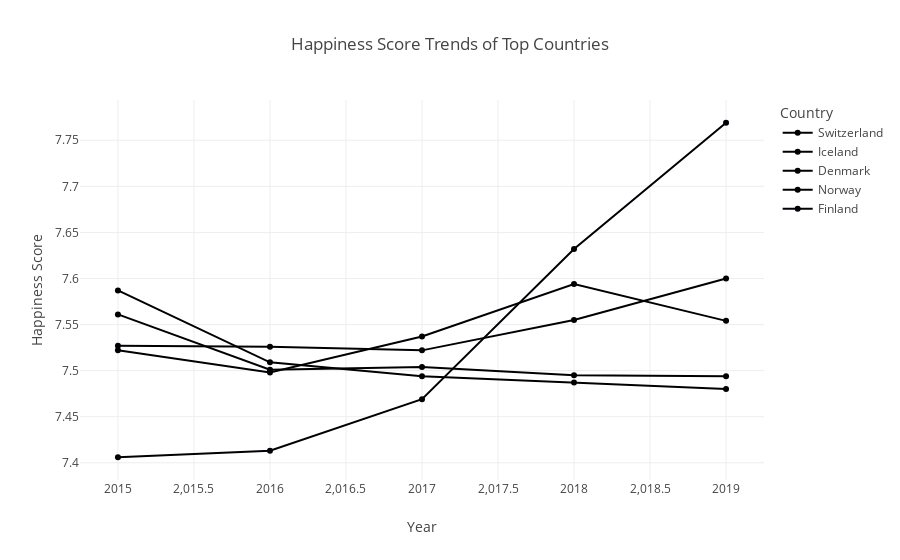

The notebook cell this image was saved under:
### Code cell
import plotly.express as px

# Group by 'Country' and calculate the average Happiness Score
country_avg_happiness = combined_data.groupby('Country')['Happiness Score'].mean()

# Sort countries by Happiness Score in descending order and get the top 5
top_countries = country_avg_happiness.sort_values(ascending=False).head(5).index.tolist()

# Filter the data for the top countries
filtered_data = combined_data[combined_data['Country'].isin(top_countries)]

# Use .loc to safely modify the columns
filtered_data.loc[:, 'Year'] = pd.to_numeric(filtered_data['Year'], errors='coerce')
filtered_data.loc[:, 'Happiness Score'] = pd.to_numeric(filtered_data['Happiness Score'], errors='coerce')

# Remove rows with missing values
filtered_data = filtered_data.dropna(subset=['Year', 'Happiness Score'])

# Plot Happiness Score trends for the top countries
fig = px.line(filtered_data, x='Year', y='Happiness Score', color='Country', markers=True,
              title='Happiness Score Trends of Top Countries')

# Show the plot
fig.show()

### Figure 1 — Plotly figure (JSON) as saved in the notebook; plotly's stock layout.template omitted (floating-point values rounded to 4 significant figures)
{"data": [{"hovertemplate": "Country=Switzerland<br>Year=%{x}<br>Happiness Score=%{y}<extra></extra>", "legendgroup": "Switzerland", "line": {"color": "#000001", "dash": "solid"}, "marker": {"symbol": "circle"}, "mode": "lines+markers", "name": "Switzerland", "orientation": "v", "showlegend": true, "type": "scatter", "x": [2015, 2016, 2017, 2018, 2019], "xaxis": "x", "y": [7.587, 7.509, 7.494, 7.487, 7.48], "yaxis": "y"}, {"hovertemplate": "Country=Iceland<br>Year=%{x}<br>Happiness Score=%{y}<extra></extra>", "legendgroup": "Iceland", "line": {"color": "#000002", "dash": "solid"}, "marker": {"symbol": "circle"}, "mode": "lines+markers", "name": "Iceland", "orientation": "v", "showlegend": true, "type": "scatter", "x": [2015, 2016, 2017, 2018, 2019], "xaxis": "x", "y": [7.561, 7.501, 7.504, 7.495, 7.494], "yaxis": "y"}, {"hovertemplate": "Country=Denmark<br>Year=%{x}<br>Happiness Score=%{y}<extra></extra>", "legendgroup": "Denmark", "line": {"color": "#000003", "dash": "solid"}, "marker": {"symbol": "circle"}, "mode": "lines+markers", "name": "Denmark", "orientation": "v", "showlegend": true, "type": "scatter", "x": [2015, 2016, 2017, 2018, 2019], "xaxis": "x", "y": [7.527, 7.526, 7.522, 7.555, 7.6], "yaxis": "y"}, {"hovertemplate": "Country=Norway<br>Year=%{x}<br>Happiness Score=%{y}<extra></extra>", "legendgroup": "Norway", "line": {"color": "#000004", "dash": "solid"}, "marker": {"symbol": "circle"}, "mode": "lines+markers", "name": "Norway", "orientation": "v", "showlegend": true, "type": "scatter", "x": [2015, 2016, 2017, 2018, 2019], "xaxis": "x", "y": [7.522, 7.498, 7.537, 7.594, 7.554], "yaxis": "y"}, {"hovertemplate": "Country=Finland<br>Year=%{x}<br>Happiness Score=%{y}<extra></extra>", "legendgroup": "Finland", "line": {"color": "#000005", "dash": "solid"}, "marker": {"symbol": "circle"}, "mode": "lines+markers", "name": "Finland", "orientation": "v", "showlegend": true, "type": "scatter", "x": [2015, 2016, 2017, 2018, 2019], "xaxis": "x", "y": [7.406, 7.413, 7.469, 7.632, 7.769], "yaxis": "y"}], "layout": {"autosize": true, "legend": {"title": {"text": "Country"}, "tracegroupgap": 0}, "title": {"text": "Happiness Score Trends of Top Countries"}, "xaxis": {"anchor": "y", "autorange": true, "domain": [0, 1], "range": [2015.0, 2019.0], "title": {"text": "Year"}, "type": "linear"}, "yaxis": {"anchor": "x", "autorange": true, "domain": [0, 1], "range": [7.376, 7.799], "title": {"text": "Happiness Score"}, "type": "linear"}}}
